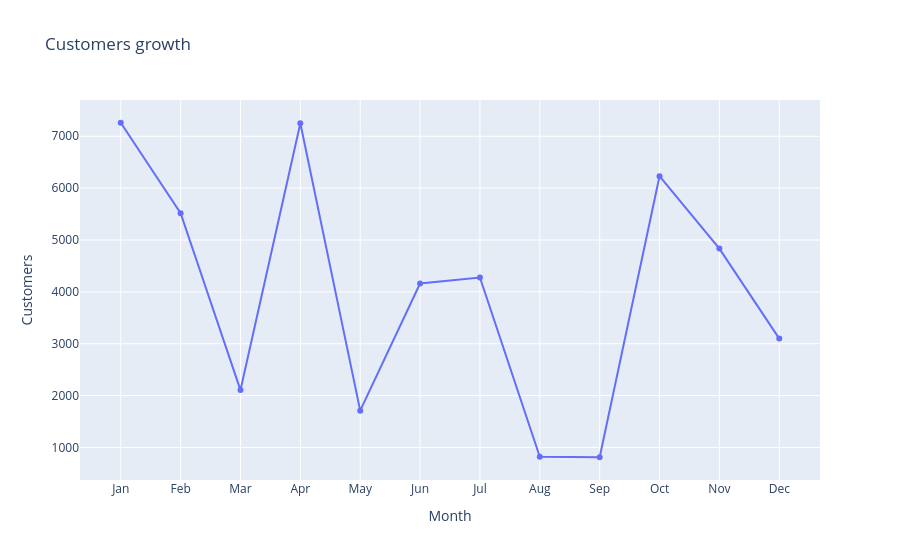

Notebook cell for this chart:
### Code cell
## Create customer-growth visualization.##
line_chart = px.line(
                revenue_df,
                x="Month",
                y="Customers",
                title="Customers growth",
                markers=True)
line_chart.show()

### Figure 1 — Plotly figure (JSON) as saved in the notebook; plotly's stock layout.template omitted (floating-point values rounded to 4 significant figures)
{"data": [{"hovertemplate": "Month=%{x}<br>Customers=%{y}<extra></extra>", "legendgroup": "", "line": {"color": "#636efa", "dash": "solid"}, "marker": {"symbol": "circle"}, "mode": "lines+markers", "name": "", "orientation": "v", "showlegend": false, "type": "scatter", "x": ["Jan", "Feb", "Mar", "Apr", "May", "Jun", "Jul", "Aug", "Sep", "Oct", "Nov", "Dec"], "xaxis": "x", "y": [7261, 5517, 2106, 7250, 1710, 4162, 4278, 821, 811, 6230, 4834, 3099], "yaxis": "y"}], "layout": {"legend": {"tracegroupgap": 0}, "title": {"text": "Customers growth"}, "xaxis": {"anchor": "y", "domain": [0, 1], "title": {"text": "Month"}}, "yaxis": {"anchor": "x", "domain": [0, 1], "title": {"text": "Customers"}}}}
